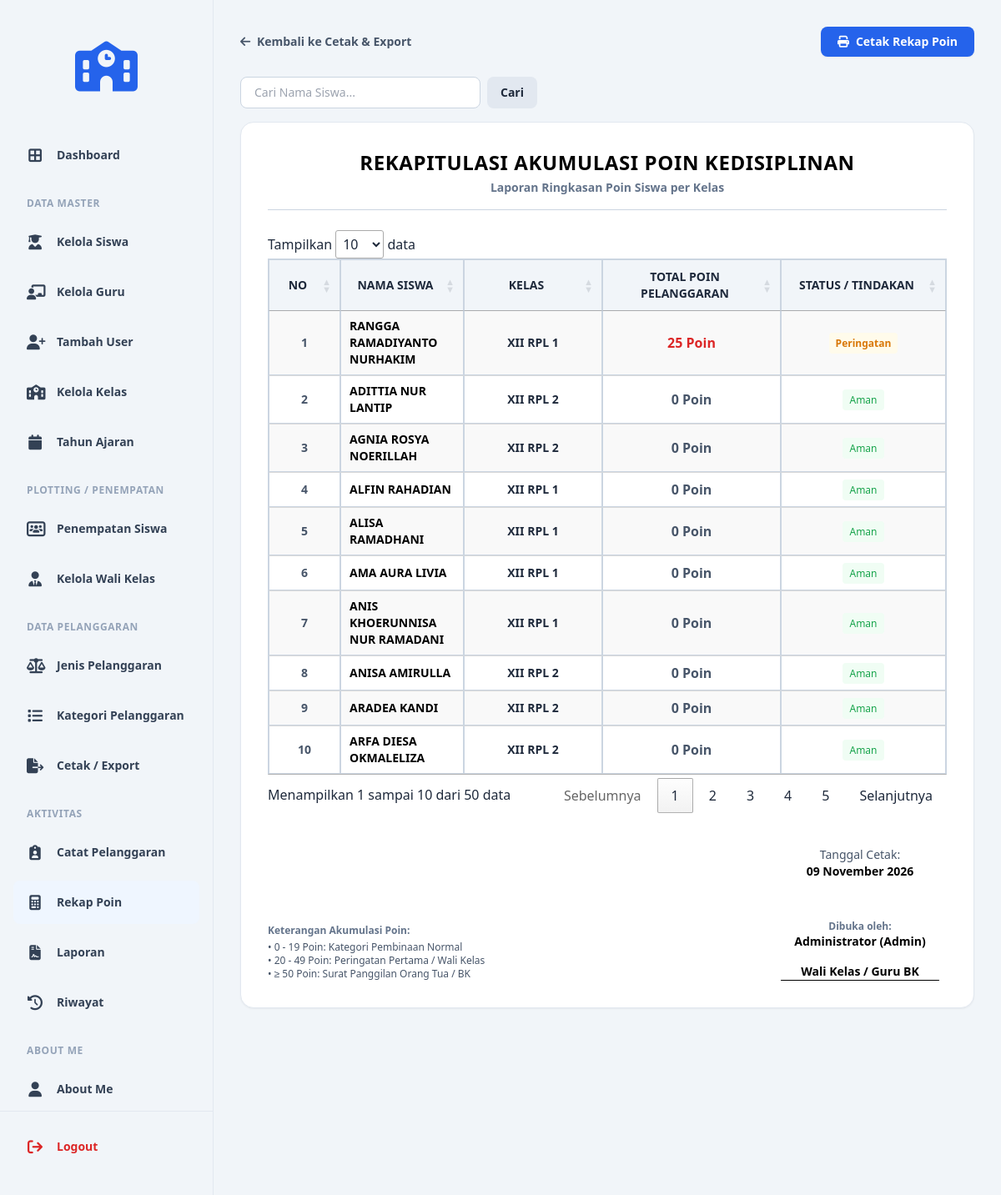
/rekap_point.php (signed in), run on the app's committed database.
### tables this page shows
CREATE TABLE `t_siswa` (
  `id` int(11) NOT NULL AUTO_INCREMENT,
  `nis` varchar(20) DEFAULT NULL,
  `nisn` varchar(20) DEFAULT NULL,
  `nama` varchar(150) DEFAULT NULL,
  `jenis_kelamin` varchar(4) NOT NULL,
  `tanggal_lahir` date NOT NULL,
  `alamat` text NOT NULL,
  `status_aktif` tinyint(1) NOT NULL,
  `created_at` timestamp NOT NULL DEFAULT current_timestamp(),
  `updated_at` timestamp NOT NULL DEFAULT current_timestamp(),
  PRIMARY KEY (`id`),
  UNIQUE KEY `uq_t_siswa_nisn` (`nisn`),
  UNIQUE KEY `uq_t_siswa_nis` (`nis`)
);

### rekap_point.php (the view, shortened to what this page needs)
<?php
include 'config/koneksi.php';
$search = $_GET['search'] ?? '';
$join_ps = "LEFT JOIN t_pelanggaran_siswa ps ON s.id = ps.siswa_id";
$conds = [];
$where = count($conds) > 0 ? "WHERE " . implode(' AND ', $conds) : "";
$sub_ks = "SELECT k2.nama FROM t_kelas_siswa ks2 JOIN t_kelas k2 ON ks2.kelas_id = k2.id WHERE ks2.siswa_id = s.id";
$sub_ps = "SELECT k3.nama FROM t_pelanggaran_siswa ps3 JOIN t_kelas k3 ON ps3.kelas_id = k3.id WHERE ps3.siswa_id = s.id";
$query = "SELECT s.id, s.nama AS nama_siswa,
                 COALESCE(
                     ($sub_ks ORDER BY ks2.id DESC LIMIT 1),
                     ($sub_ps ORDER BY ps3.id DESC LIMIT 1),
                     '-'
                 ) AS nama_kelas,
                 COALESCE(SUM(p.poin), 0) AS total_poin
          FROM t_siswa s
          $join_ps
          LEFT JOIN t_pelanggaran p ON ps.pelanggaran_id = p.id
          $where
          GROUP BY s.id, s.nama
          ORDER BY total_poin DESC, s.nama ASC";
$result = @mysqli_query($koneksi, $query);
$user_name = $_SESSION['name'] ?? $_SESSION['username'] ?? 'Pengguna';
$open_role = $_SESSION['role'] ?? 'Guru';
?>
<!DOCTYPE html>
<html lang="id">
<head>
    <?php include 'layouts/head.php'; ?>
    <link rel="stylesheet" href="https://cdn.datatables.net/1.13.6/css/jquery.dataTables.min.css">
</head>
<body class="bg-slate-100 text-slate-800 font-sans min-h-screen flex">
    <div class="no-print">
        <?php include 'layouts/sidebar.php'; ?>
    </div>
    <main class="flex-1 p-8 overflow-y-auto">
        <div class="max-w-5xl mx-auto mb-6 flex justify-between items-center no-print">
            <a href="cetak_export.php" class="text-sm font-bold text-slate-600 hover:text-black">
                <i class="fa-solid fa-arrow-left mr-1"></i> Kembali ke Cetak & Export
            </a>
            <button onclick="window.print()" class="bg-blue-600 hover:bg-blue-700 text-white font-bold px-5 py-2 rounded-lg text-sm shadow-sm transition flex items-center gap-2">
                <i class="fa-solid fa-print"></i> Cetak Rekap Poin
            </button>
        </div>
        <form method="GET" class="max-w-5xl mx-auto mb-4 flex gap-2 no-print">
            <input type="text" name="search" value="<?php echo htmlspecialchars($search); ?>" placeholder="Cari Nama Siswa..." class="px-4 py-2 border border-slate-300 rounded-lg text-sm w-72 focus:outline-none focus:border-blue-600">
            <button type="submit" class="bg-slate-200 hover:bg-slate-300 text-slate-800 px-4 py-2 rounded-lg text-sm font-bold">Cari</button>
        </form>
        <div class="max-w-5xl mx-auto bg-white p-8 rounded-2xl shadow-sm border border-slate-200">
            <div class="text-center border-b border-slate-300 pb-4 mb-6">
                <h1 class="text-2xl font-bold text-black uppercase tracking-wide">Rekapitulasi Akumulasi Poin Kedisiplinan</h1>
                <p class="text-sm text-slate-500 font-bold mt-1">Laporan Ringkasan Poin Siswa per Kelas</p>
            </div>
            <table id="tabelRekap" class="w-full border-collapse border border-slate-300 text-sm display">
                <thead>
                    <tr class="bg-slate-100 text-slate-800">
                        <th class="border border-slate-300 px-4 py-3 text-center w-12">NO</th>
                        <th class="border border-slate-300 px-4 py-3 text-left">NAMA SISWA</th>
                        <th class="border border-slate-300 px-4 py-3 text-center w-32">KELAS</th>
                        <th class="border border-slate-300 px-4 py-3 text-center w-44">TOTAL POIN PELANGGARAN</th>
                        <th class="border border-slate-300 px-4 py-3 text-center w-40">STATUS / TINDAKAN</th>
                    </tr>
                </thead>
                <tbody>
                    <?php if ($result && mysqli_num_rows($result) > 0): ?>
                        <?php $no = 1; while ($row = mysqli_fetch_assoc($result)):
                            $poin = (int)$row['total_poin'];
                            $status_label = 'Aman';
                            $status_class = 'text-green-600 bg-green-50';
                            if ($poin >= 50) {
                                $status_label = 'Panggilan Ortu';
                                $status_class = 'text-red-600 bg-red-50 font-bold';
                            } elseif ($poin >= 20) {
                                $status_label = 'Peringatan';
                                $status_class = 'text-amber-600 bg-amber-50 font-bold';
                            }
                        ?>
                            <tr class="hover:bg-slate-50">
                                <td class="border border-slate-300 px-4 py-2.5 text-center font-bold text-slate-600"><?php echo $no++; ?></td>
                                <td class="border border-slate-300 px-4 py-2.5 font-bold text-black"><?php echo htmlspecialchars($row['nama_siswa']); ?></td>
                                <td class="border border-slate-300 px-4 py-2.5 text-center font-bold"><?php echo htmlspecialchars($row['nama_kelas']); ?></td>
                                <td class="border border-slate-300 px-4 py-2.5 text-center font-bold text-base <?php echo $poin > 0 ? 'text-red-600' : 'text-slate-600'; ?>"><?php echo $poin; ?> Poin</td>
                                <td class="border border-slate-300 px-4 py-2.5 text-center"><span class="px-2 py-1 rounded text-xs <?php echo $status_class; ?>"><?php echo $status_label; ?></span></td>
                            </tr>
                        <?php endwhile; ?>
                    <?php else: ?>
                        <tr>
                            <td colspan="5" class="border border-slate-300 px-4 py-8 text-center text-slate-500 font-bold">Tidak ada data siswa ditemukan untuk rekapitulasi poin.</td>
                        </tr>
                    <?php endif; ?>
                </tbody>
            </table>
            <div class="mt-10 flex justify-between items-end text-sm">
                <div>
                    <p class="text-xs text-slate-500 font-bold">Keterangan Akumulasi Poin:</p>
                    <p class="text-xs text-slate-600 mt-1">• 0 - 19 Poin: Kategori Pembinaan Normal</p>
                    <p class="text-xs text-slate-600">• 20 - 49 Poin: Peringatan Pertama / Wali Kelas</p>
                    <p class="text-xs text-slate-600">• ≥ 50 Poin: Surat Panggilan Orang Tua / BK</p>
                </div>
                <div class="text-center w-52">
                    <p class="text-slate-600">Tanggal Cetak:</p>
                    <p class="font-bold text-black mb-12"><?php echo date('d F Y'); ?></p>
                    <p class="text-xs text-slate-500 font-bold">Dibuka oleh:</p>
                    <p class="font-bold text-black"><?php echo htmlspecialchars($user_name); ?> (<?php echo htmlspecialchars($open_role); ?>)</p>
                    <p class="font-bold text-black border-b border-black inline-block px-6 mt-4">Wali Kelas / Guru BK</p>
                </div>
            </div>
        </div>
    </main>
</body>
</html>

### rekap_point.php (style rules this page uses)
table.dataTable thead th { text-align: center; }
table.dataTable thead .sorting { text-align: center; }

### data on the page
t_siswa: nama "RANGGA RAMADIYANTO NURHAKIM", nama_kelas "XII RPL 1", poin "25", status_label "Peringatan"
t_siswa: nama "ADITTIA NUR LANTIP", nama_kelas "XII RPL 2", poin "0", status_label "Aman"
t_siswa: nama "AGNIA ROSYA NOERILLAH", nama_kelas "XII RPL 2", poin "0", status_label "Aman"
t_siswa: nama "ALFIN RAHADIAN", nama_kelas "XII RPL 1", poin "0", status_label "Aman"
t_siswa: nama "ALISA RAMADHANI", nama_kelas "XII RPL 1", poin "0", status_label "Aman"
t_siswa: nama "AMA AURA LIVIA", nama_kelas "XII RPL 1", poin "0", status_label "Aman"
t_siswa: nama "ANIS KHOERUNNISA NUR RAMADANI", nama_kelas "XII RPL 1", poin "0", status_label "Aman"
t_siswa: nama "ANISA AMIRULLA", nama_kelas "XII RPL 2", poin "0", status_label "Aman"
t_siswa: nama "ARADEA KANDI", nama_kelas "XII RPL 2", poin "0", status_label "Aman"
t_siswa: nama "ARFA DIESA OKMALELIZA", nama_kelas "XII RPL 2", poin "0", status_label "Aman"

### other printed values
$user_name "Administrator"
$open_role "Admin"
